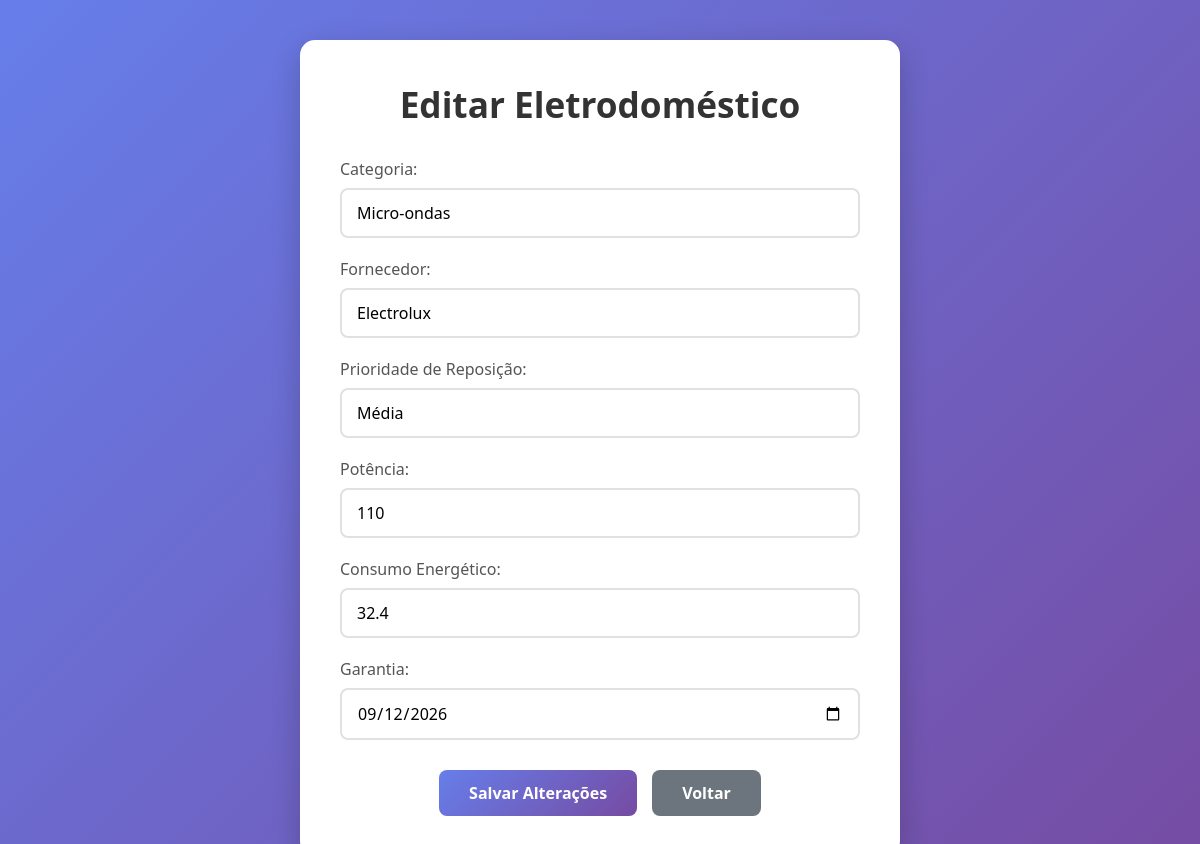
The page /view/editar_eletrodomestico.php?acao=editar_eletrodomestico&id=2 (signed in) on the database its author committed.
### tables this page shows
CREATE TABLE ELETRODOMESTICO (
    ELETRO_ID INTEGER AUTO_INCREMENT PRIMARY KEY,
    ELETRO_CATEGORIA VARCHAR(255),
    ELETRO_FORNECEDOR VARCHAR(255),
    ELETRO_PRIORIDADE_REPOSICAO VARCHAR(255),
    ELETRO_POTENCIA VARCHAR(255),
    ELETRO_CONSUMO_ENERGETICO VARCHAR(255),
    ELETRO_GARANTIA DATE,
    FK_USU_ID INTEGER
);

### model/model_eletrodomestico.php (called while the page is built, shortened)
<?php
class Eletrodomestico {
    public function buscar_eletrodomestico_pelo_id($id) {
        $conn = Database::getConnection();
        $select = $conn->prepare("SELECT
                                    ED.ELETRO_ID,
                                    ED.ELETRO_CATEGORIA,
                                    ED.ELETRO_FORNECEDOR,
                                    ED.ELETRO_PRIORIDADE_REPOSICAO,
                                    ED.ELETRO_POTENCIA,
                                    ED.ELETRO_CONSUMO_ENERGETICO,
                                    ED.ELETRO_GARANTIA,
                                    E.ESTOQUE_QUANTIDADE,
                                    U.USU_NOME,
                                    U.USU_EMAIL
                                FROM ELETRODOMESTICO ED
                                JOIN USUARIO U ON ED.FK_USU_ID = U.USU_ID
                                JOIN ESTOQUE E ON ED.ELETRO_ID = E.FK_ELETRODOMESTICO_ID
                                WHERE ED.ELETRO_ID = ?
                                ORDER BY ED.ELETRO_CATEGORIA");
        $select->bind_param("i", $id);
        $select->execute();
        $result = $select->get_result();
        $eletrodomestico = $result->fetch_all(MYSQLI_ASSOC);
        return $eletrodomestico;
    }
}
?>

### controller/controller_eletrodomestico.php (called while the page is built, shortened)
<?php
    require_once "../model/model_eletrodomestico.php";
    if (isset($_POST["cadastrar_eletrodomestico"])) {
        $eletrodomestico = new Eletrodomestico();
        $resultado = $eletrodomestico->cadastrar_eletrodomestico(
            $_POST["ELETRO_CATEGORIA"],
            $_POST["ELETRO_FORNECEDOR"],
            $_POST["ELETRO_PRIORIDADE_REPOSICAO"],
            $_POST["ELETRO_POTENCIA"],
            $_POST["ELETRO_CONSUMO_ENERGETICO"],
            $_POST["ELETRO_GARANTIA"],
            $_SESSION['usuario']["USU_ID"]
        );
        if ($resultado) {
            echo "<script>
                    alert('Eletrodomestico cadastrado com sucesso!');
                    window.location.href='../view/listar_eletrodomestico.php';
                </script>";
        } else {
            echo "<script>
                    alert('Erro ao cadastrar eletrodomestico!');
                    window.location.href='../view/listar_eletrodomestico.php';
                </script>";
        }
        exit();
    }
    else if (isset($_GET["acao"]) && $_GET["acao"] == "editar_eletrodomestico") {
        $eletrodomestico = new Eletrodomestico();
        $resultados = $eletrodomestico->buscar_eletrodomestico_pelo_id($_GET["id"]);
        if (!empty($resultados)) {
            $eletrodomestico_editar = $resultados[0];
        } else {
            echo "<script>
                    alert('Eletrodomestico não encontrado!');
                    window.location.href='listar_eletrodomestico.php';
                </script>";
            exit();
        }
    }
?>

### view/editar_eletrodomestico.php (the view, shortened to what this page needs)
<?php
require_once "../controller/controller_eletrodomestico.php";
?>
<!DOCTYPE html>
<html lang="pt-br">
    <head>
    </head>
    <body>
        <div class="container">
            <h1>Editar Eletrodoméstico</h1>
            <form action="" method="POST">
                <div class="form-group">
                    <label for="ELETRO_CATEGORIA">Categoria:</label>
                    <input type="text" id="ELETRO_CATEGORIA" name="ELETRO_CATEGORIA" value="<?php echo $eletrodomestico_editar['ELETRO_CATEGORIA']; ?>" required>
                </div>
                <div class="form-group">
                    <label for="ELETRO_FORNECEDOR">Fornecedor:</label>
                    <input type="text" id="ELETRO_FORNECEDOR" name="ELETRO_FORNECEDOR" value="<?php echo $eletrodomestico_editar['ELETRO_FORNECEDOR']; ?>" required>
                </div>
                <div class="form-group">
                    <label for="ELETRO_PRIORIDADE_REPOSICAO">Prioridade de Reposição:</label>
                    <input type="text" id="ELETRO_PRIORIDADE_REPOSICAO" name="ELETRO_PRIORIDADE_REPOSICAO" value="<?php echo $eletrodomestico_editar['ELETRO_PRIORIDADE_REPOSICAO']; ?>" required>
                </div>
                <div class="form-group">
                    <label for="ELETRO_POTENCIA">Potência:</label>
                    <input type="text" id="ELETRO_POTENCIA" name="ELETRO_POTENCIA" value="<?php echo $eletrodomestico_editar['ELETRO_POTENCIA']; ?>" required>
                </div>
                <div class="form-group">
                    <label for="ELETRO_CONSUMO_ENERGETICO">Consumo Energético:</label>
                    <input type="text" id="ELETRO_CONSUMO_ENERGETICO" name="ELETRO_CONSUMO_ENERGETICO" value="<?php echo $eletrodomestico_editar['ELETRO_CONSUMO_ENERGETICO']; ?>" required>
                </div>
                <div class="form-group">
                    <label for="ELETRO_GARANTIA">Garantia:</label>
                    <input type="date" id="ELETRO_GARANTIA" name="ELETRO_GARANTIA" value="<?php echo $eletrodomestico_editar['ELETRO_GARANTIA']; ?>" required>
                </div>
                <div class="button-group">
                    <input type="submit" class="btn btn-primary" id="editar_eletrodomestico" name="editar_eletrodomestico" value="Salvar Alterações">
                    <a href="inicial.php" class="btn btn-secondary">Voltar</a>
                </div>
            </form>
        </div>
    </body>
</html>

### view/editar_eletrodomestico.php (style rules this page uses)
* { margin: 0; padding: 0; box-sizing: border-box; font-family: 'Segoe UI', Tahoma, Geneva, Verdana, sans-serif; }
body { background: linear-gradient(135deg, #667eea 0%, #764ba2 100%); min-height: 100vh; display: flex; flex-direction: column; align-items: center; padding: 40px 20px; }
.container { background: white; border-radius: 15px; box-shadow: 0 10px 30px rgba(0,0,0,0.2); padding: 40px; width: 100%; max-width: 600px; }
h1 { color: #333; text-align: center; margin-bottom: 30px; font-size: 2.2em; font-weight: 600; }
.form-group { margin-bottom: 20px; }
label { display: block; margin-bottom: 8px; font-weight: 500; color: #555; }
input[type="text"], input[type="date"], input[type="number"] { width: 100%; padding: 12px 15px; border: 2px solid #e1e1e1; border-radius: 8px; font-size: 16px; transition: all 0.3s ease; }
.btn { padding: 12px 30px; border: none; border-radius: 8px; font-size: 16px; font-weight: 600; cursor: pointer; transition: all 0.3s ease; text-decoration: none; display: inline-block; text-align: center; }
.btn-primary { background: linear-gradient(135deg, #667eea 0%, #764ba2 100%); color: white; }
.btn-secondary { background: #6c757d; color: white; }
.button-group { display: flex; gap: 15px; justify-content: center; margin-top: 30px; }

### rows shown on the page
eletrodomestico: ELETRO_CATEGORIA "Micro-ondas", ELETRO_FORNECEDOR "Electrolux", ELETRO_PRIORIDADE_REPOSICAO "Média", ELETRO_POTENCIA "110", ELETRO_CONSUMO_ENERGETICO "32.4", ELETRO_GARANTIA "09/12/2026"
